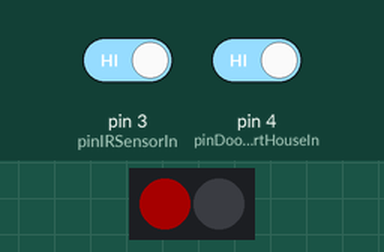
This sketch was run on a simulated Arduino Uno, built with avr-gcc and run on an emulated ATmega328P. Shown: 2 RGB LEDs in strip order, left to right. The test bench sets the inputs (shaded band); at power-on: pin 3 (pinIRSensorIn) HIGH, pin 4 (pinDoorSmartHouseIn) HIGH. Dim RGB values are drawn brighter than linear; what the sketch prints to the serial monitor is not drawn.

Above: at 15.05 s.
Timing chart, 0 to 21.5 s (numbered marks = the images above):
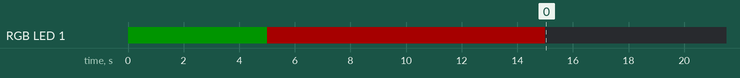

The sketch:

pink_cloud_gsm_alarm.ino
```cpp
const uint8_t pinLedsRGBString = 2;//A1;
const uint8_t pinIRSensorIn = 3;
const uint8_t pinDoorSmartHouseIn = 4;
const uint8_t pinDoorVitalnaIn = 5;


// RGB LEDs String (START)
#include <FastLED.h>
#define NUM_LEDS 2
// For led chips like WS2812, which have a data line, ground, and power, you just
// need to define DATA_PIN.  For led chipsets that are SPI based (four wires - data, clock,
// ground, and power), like the LPD8806 define both DATA_PIN and CLOCK_PIN
// Clock pin only needed for SPI based chipsets when not using hardware SPI
#define DATA_PIN pinLedsRGBString
//#define CLOCK_PIN 13
// Define the array of leds
CRGB leds[NUM_LEDS];
// RGB LEDs String (END)


void setup() {
  Serial.begin(9600);
  while(!Serial) {
    // some boards need to wait to ensure access to serial over USB
  }

  pinMode(pinIRSensorIn, INPUT_PULLUP);
  pinMode(pinDoorSmartHouseIn, INPUT_PULLUP);
  pinMode(pinDoorVitalnaIn, INPUT_PULLUP);

  Serial.write("AT\r\n");

  FastLED.addLeds<NEOPIXEL, DATA_PIN>(leds, NUM_LEDS);  // GRB ordering is assumed
  leds[0] = CRGB::Red;
  leds[1] = CRGB::Green; //CRGB::Blue;//CRGB(255,0,255);//CRGB::White;
  FastLED.setBrightness(40);
  FastLED.show();

  delay(5000);
  Serial.write("ATD+380979635113;\r\n");

  leds[1] = CRGB::Red;
  FastLED.show();

  delay(10000);

  leds[0] = CRGB::Black;
  leds[1] = CRGB::Black;
  FastLED.show();
}

// GSM commands:
//   AT
//   ATD+38.....;
//   AT+CLCC
//   AT+CHUP
//   ATH

// receives:
//   RING
//
//   +CLIP: "+380975411368",145,"",0,"",0
//
//   NO CARRIER

void loop() {
  if (Serial.available()) Serial.read();
  if (digitalRead(pinIRSensorIn) == LOW || digitalRead(pinDoorSmartHouseIn) == HIGH || digitalRead(pinDoorVitalnaIn) == HIGH) {
    leds[0] = CRGB::Red;
    FastLED.show();
    // ALARMA!!!!
    Serial.write("ATD+380979635113;\r\n");
    delay(10000);
    leds[0] = CRGB::Black;
    FastLED.show();
  }
}
```

Measured:
- by itself, RGB LED 1: off → RGB(0, 20, 0) at 0.00 s, → RGB(40, 0, 0) 5.0 s later, → off 10.0 s later
